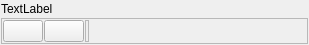
<?xml version="1.0" encoding="UTF-8"?>
<ui version="4.0">
 <class>WidgetGSLibParMultiValuedVariable</class>
 <widget class="QWidget" name="WidgetGSLibParMultiValuedVariable">
  <property name="geometry">
   <rect>
    <x>0</x>
    <y>0</y>
    <width>309</width>
    <height>45</height>
   </rect>
  </property>
  <property name="windowTitle">
   <string>Form</string>
  </property>
  <layout class="QVBoxLayout" name="verticalLayout">
   <property name="spacing">
    <number>1</number>
   </property>
   <property name="leftMargin">
    <number>1</number>
   </property>
   <property name="topMargin">
    <number>1</number>
   </property>
   <property name="rightMargin">
    <number>1</number>
   </property>
   <property name="bottomMargin">
    <number>1</number>
   </property>
   <item>
    <widget class="QLabel" name="lblDesc">
     <property name="text">
      <string>TextLabel</string>
     </property>
    </widget>
   </item>
   <item>
    <widget class="QFrame" name="frmContents">
     <property name="frameShape">
      <enum>QFrame::StyledPanel</enum>
     </property>
     <property name="frameShadow">
      <enum>QFrame::Raised</enum>
     </property>
     <layout class="QHBoxLayout" name="horizontalLayout">
      <property name="spacing">
       <number>1</number>
      </property>
      <property name="leftMargin">
       <number>1</number>
      </property>
      <property name="topMargin">
       <number>1</number>
      </property>
      <property name="rightMargin">
       <number>1</number>
      </property>
      <property name="bottomMargin">
       <number>1</number>
      </property>
      <item>
       <widget class="QPushButton" name="btnAdd">
        <property name="toolTip">
         <string>add field</string>
        </property>
        <property name="text">
         <string/>
        </property>
        <property name="icon">
         <iconset resource="../../../resources.qrc">
          <normaloff>:/icons/bclosed</normaloff>:/icons/bclosed</iconset>
        </property>
       </widget>
      </item>
      <item>
       <widget class="QPushButton" name="btnRemove">
        <property name="toolTip">
         <string>remove field</string>
        </property>
        <property name="text">
         <string/>
        </property>
        <property name="icon">
         <iconset resource="../../../resources.qrc">
          <normaloff>:/icons/bopen</normaloff>:/icons/bopen</iconset>
        </property>
       </widget>
      </item>
      <item>
       <widget class="QFrame" name="frmFields">
        <property name="frameShape">
         <enum>QFrame::StyledPanel</enum>
        </property>
        <property name="frameShadow">
         <enum>QFrame::Raised</enum>
        </property>
        <layout class="QHBoxLayout" name="horizontalLayout_3">
         <property name="spacing">
          <number>1</number>
         </property>
         <property name="leftMargin">
          <number>1</number>
         </property>
         <property name="topMargin">
          <number>1</number>
         </property>
         <property name="rightMargin">
          <number>1</number>
         </property>
         <property name="bottomMargin">
          <number>1</number>
         </property>
        </layout>
       </widget>
      </item>
      <item>
       <spacer name="horizontalSpacer">
        <property name="orientation">
         <enum>Qt::Horizontal</enum>
        </property>
        <property name="sizeHint" stdset="0">
         <size>
          <width>237</width>
          <height>20</height>
         </size>
        </property>
       </spacer>
      </item>
     </layout>
    </widget>
   </item>
  </layout>
 </widget>
 <resources>
  <include location="../../../resources.qrc"/>
 </resources>
 <connections/>
</ui>
